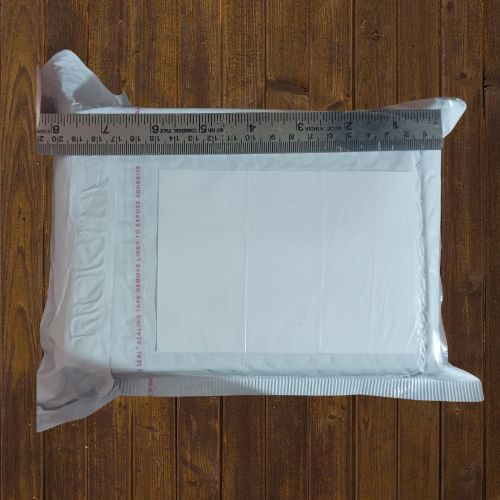
#> input picture Task_2/input_length.png, 500 x 500 px, found by its file name
$ python white.py
#> lines starting #> are read from the running program, lines starting #| are printed output that depends on the picture; after the words box and inside, x2 and y2 are one past the last pixel; in counts of white or black regions, pixels touching at a corner belong together
import cv2
import numpy as np
import matplotlib.pyplot as plt
import random

# Load the image
image_path = "V:\Web_Development\Gristip_Internship\Task_2\input_length.png"
image = cv2.imread(image_path)
#> image is the input picture: shape (500, 500, 3); mean B, G, R 101.4, 109.3, 117.2

# Convert to grayscale
gray = cv2.cvtColor(image, cv2.COLOR_BGR2GRAY)
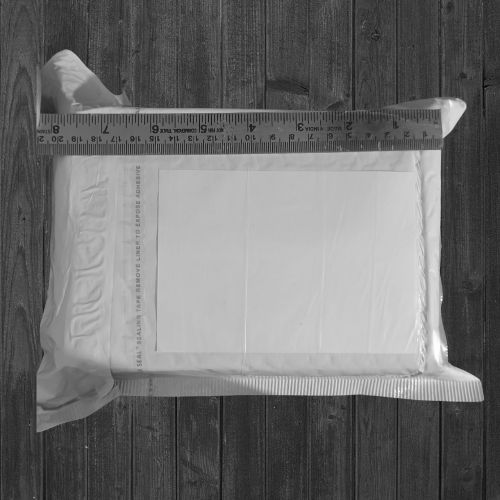
#> gray: shape (500, 500); min 6, max 254, mean 110.8

# Apply threshold to detect white shades
_, thresholded = cv2.threshold(gray, 200, 255, cv2.THRESH_BINARY)
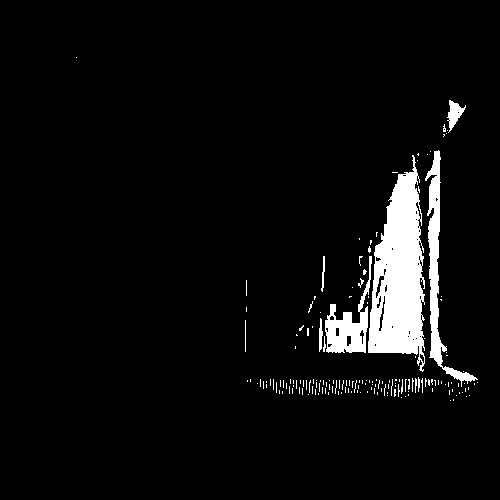
#> thresholded: shape (500, 500); 5.1% white; 171 white regions (159 under 20 px)

# Find contours of white regions
contours, _ = cv2.findContours(thresholded, cv2.RETR_EXTERNAL, cv2.CHAIN_APPROX_SIMPLE)
#> contours = 171 contours, 165 with area under 20; largest, box (x1, y1, x2, y2) and area: (368, 155, 425, 372) 7516, (425, 150, 478, 387) 1932, (325, 256, 372, 353) 1542, (447, 100, 466, 133) 240, (319, 318, 323, 352) 57, (321, 256, 325, 292) 34

# Create an output image
output = image.copy()

# Minimum area constraint
min_area = 5000  # Adjust this value as needed

# Assign unique colors to each detected area
for contour in contours:
    if cv2.contourArea(contour) >= min_area:
        color = [random.randint(0, 255) for _ in range(3)]  # Generate a random color
        cv2.drawContours(output, [contour], -1, color, thickness=cv2.FILLED)
#> this loop made 171 passes
#> color on pass 161: [197, 215, 20]
#> contour on passes 1 to 6: [[450, 400]], [[453, 399], [453, 400]], [[401, 397]], [[466, 396]], [[405, 396]], [[469, 395]]
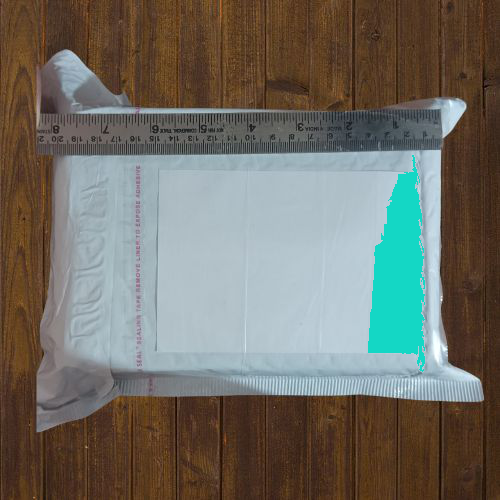
#> output: shape (500, 500, 3); 3.14% of pixels changed, all inside (x1, y1, x2, y2) = (368, 155, 425, 372)

# Convert BGR to RGB for display
output_rgb = cv2.cvtColor(output, cv2.COLOR_BGR2RGB)

# Show the result
plt.figure(figsize=(10, 6))
plt.imshow(output_rgb)
plt.axis("off")
plt.show()

# Save the output image
output_path = "output_marked.png"
cv2.imwrite(output_path, output)
print(f"Processed image saved to: {output_path}")

$ run again, with Task_2/input_breadth.png copied over Task_2/input_length.png
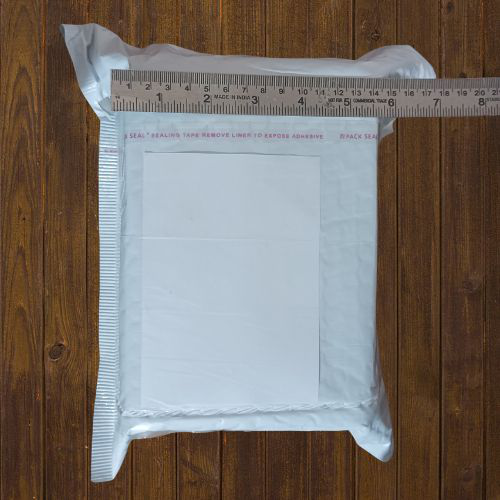
#> input picture Task_2/input_breadth.png, 500 x 500 px, found by its file name
#> image is the input picture: shape (500, 500, 3); mean B, G, R 106, 112.5, 120.8
#> `_, thresholded = cv2.threshold(gray, 200, 255, cv2.THRESH_BINARY)`:
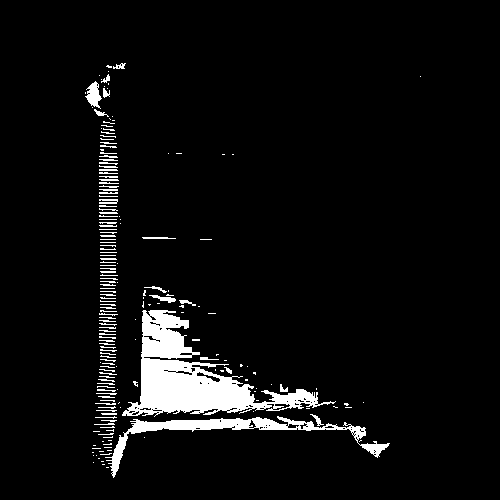
#> thresholded: shape (500, 500); 5.4% white; 193 white regions (115 under 20 px)
#> contours = 193 contours, 179 with area under 20; largest, box (x1, y1, x2, y2) and area: (122, 310, 336, 417) 7415, (105, 416, 390, 478) 2315, (85, 81, 102, 109) 224, (149, 295, 176, 303) 66, (99, 199, 118, 204) 34
#> the loop `for contour in contours:` made 193 passes
#> color on pass 94: [197, 215, 20]
#> after the loop `for contour in contours:`:
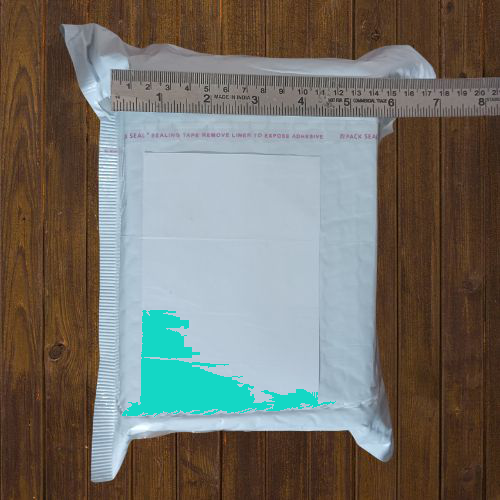
#> output: shape (500, 500, 3); 3.2% of pixels changed, all inside (x1, y1, x2, y2) = (122, 310, 336, 417)

$ run again, with Task_2/input_height.png copied over Task_2/input_length.png
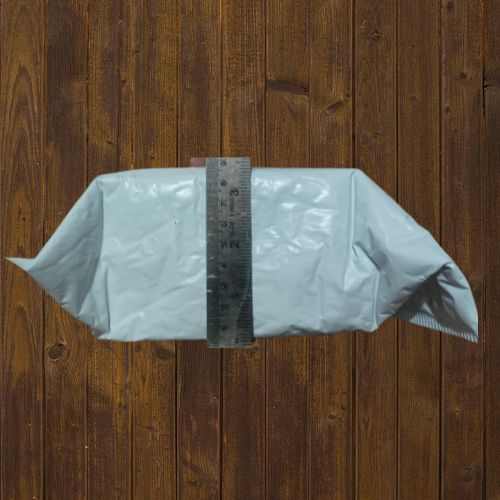
#> input picture Task_2/input_height.png, 500 x 500 px, found by its file name
#> image is the input picture: shape (500, 500, 3); mean B, G, R 66.6, 82.2, 97.1
#> `gray = cv2.cvtColor(image, cv2.COLOR_BGR2GRAY)`:
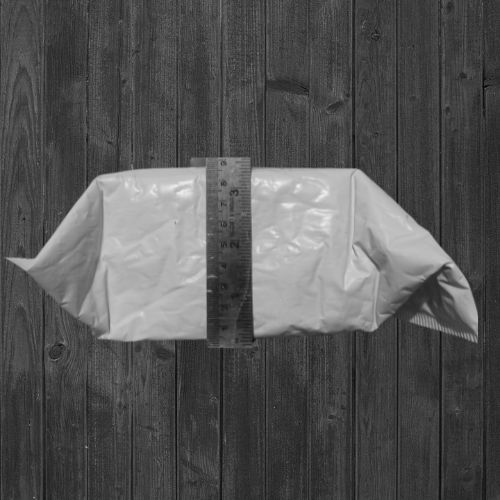
#> gray: shape (500, 500); min 6, max 239, mean 84.9
#> `_, thresholded = cv2.threshold(gray, 200, 255, cv2.THRESH_BINARY)`:
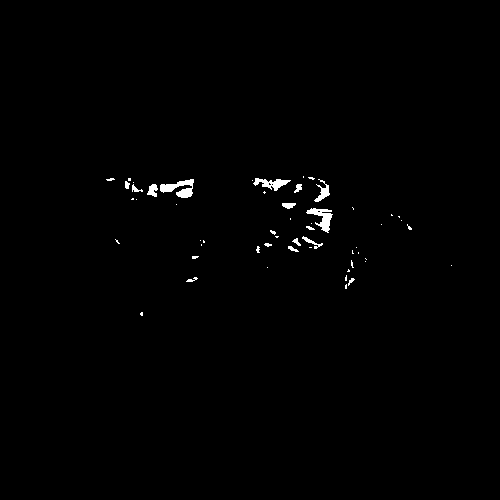
#> thresholded: shape (500, 500); 0.69% white; 55 white regions (39 under 20 px)
#> contours = 55 contours, 43 with area under 20; largest, box (x1, y1, x2, y2) and area: (160, 179, 194, 198) 276, (306, 208, 333, 233) 234, (253, 178, 291, 191) 184, (314, 179, 330, 202) 105, (147, 184, 158, 197) 72
#> the loop `for contour in contours:` made 55 passes
#> contour on passes 2, 7, 8, 9, 11, 13, 14, 15: [[346, 284], [345, 285], [345, 288], [346, 288]], [[267, 267]], [[451, 265]], [[365, 261]], [[365, 258], [366, 259]], [[358, 252], [358, 253]], [[352, 250], [352, 253], [353, 253], [352, 252]], [[356, 247]]

$ run again, with Task_2/input_test.png copied over Task_2/input_length.png
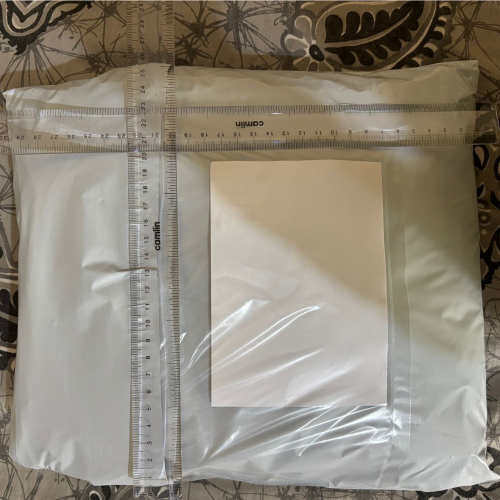
#> input picture Task_2/input_test.png, 1000 x 1000 px, found by its file name (shown at 1/2 size)
#> image is the input picture: shape (1000, 1000, 3); mean B, G, R 122.9, 136, 143
#> `gray = cv2.cvtColor(image, cv2.COLOR_BGR2GRAY)`:
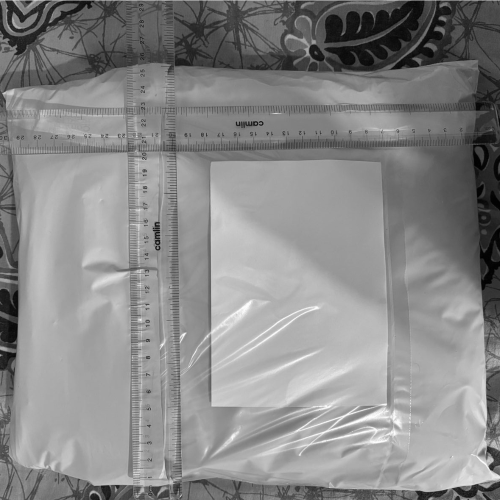
#> gray: shape (1000, 1000) (shown at 1/2 size); min 0, max 255, mean 136.6
#> `_, thresholded = cv2.threshold(gray, 200, 255, cv2.THRESH_BINARY)`:
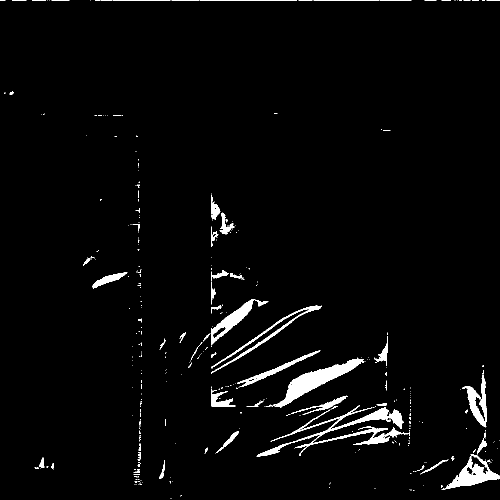
#> thresholded: shape (1000, 1000) (shown at 1/2 size); 2.7% white; 368 white regions (311 under 20 px)
#> contours = 368 contours, 334 with area under 20; largest, box (x1, y1, x2, y2) and area: (545, 715, 729, 815) 4310, (513, 811, 820, 913) 4132, (883, 908, 1000, 980) 2640, (422, 599, 537, 690) 2244, (924, 749, 974, 855) 1620
#> the loop `for contour in contours:` made 368 passes
#> contour on passes 1 to 3: [[341, 997], [342, 997]], [[362, 990], [361, 991], [361, 992], [362, 991]], [[826, 980], [828, 980]]
